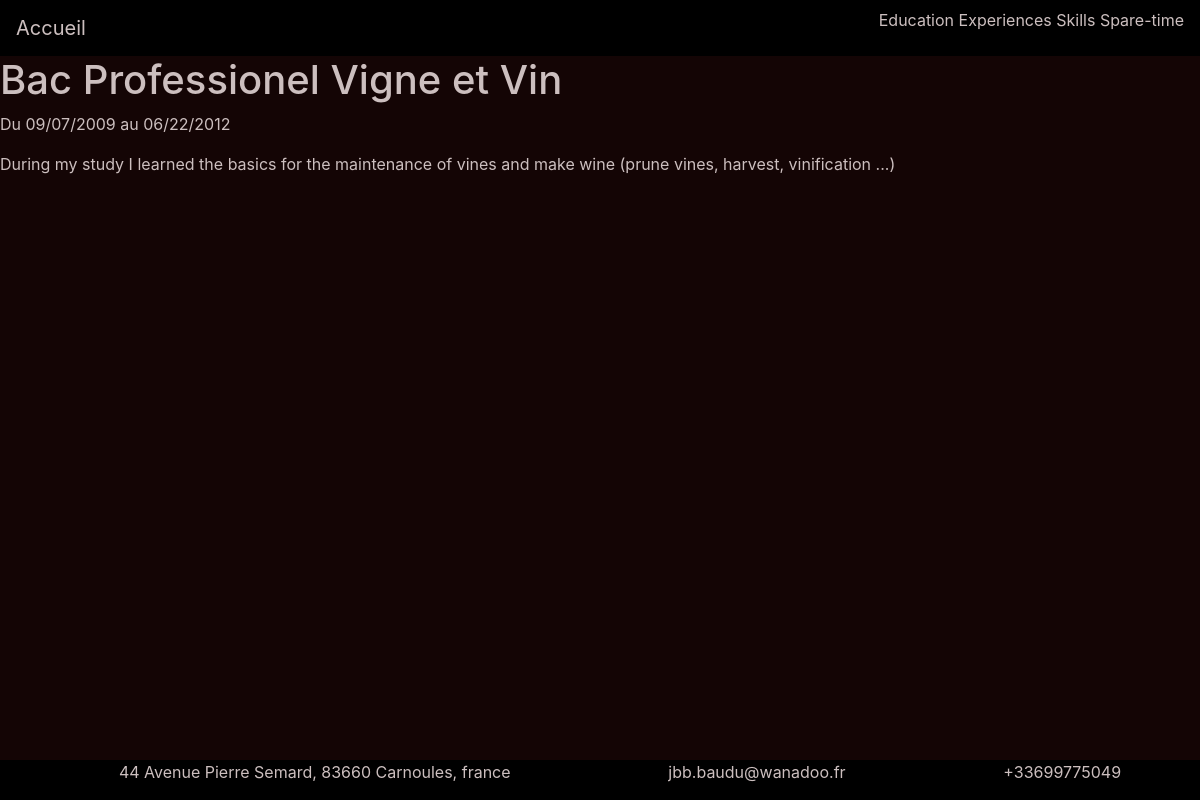
The app's page /education/bac-professionel-vigne-et-vin/ with its own data.
### cv/models.py (models this page shows, shortened)
class Education(models.Model):
    title = models.CharField(max_length=100)
    slug = models.SlugField(max_length=100)
    address = models.TextField(max_length=100)
    short_desc = models.TextField(null=True, blank=True, max_length=100)
    content = models.TextField(null=True, blank=True, max_length=3000)
    start_the = models.DateField(null=True, blank=True, auto_now_add=False, verbose_name="Date de debut")
    end_the = models.DateField(null=True, blank=True, auto_now=False, verbose_name="Date de fin")
    cover = models.ImageField(null=True, blank=True, upload_to="articles")
    category = models.ForeignKey(Category, on_delete=models.CASCADE, null=False)

class User(models.Model):
    name = models.CharField(max_length=50)
    firstName = models.CharField(max_length=50)
    address = models.CharField(max_length=50)
    mail = models.EmailField(max_length=50)
    phone = PhoneNumberField(max_length=20)

### cv/views.py (the view)
# urls.py: url(r'^education/(?P<slug>[-\w]+)/$', EducView.as_view(), name='education-detail'),
class EducView(DetailView):
    model = Education
    def get_context_data(self, **kwargs):
        context = DetailView.get_context_data(self, **kwargs)
        context["users"] = User.objects.all()
        context["categories"] = Category.objects.all()
        return context

### cv/templates/cv/education_detail.html (shortened to what this page needs)
{%extends "cv/base.html"%}
{% load static %}
{%block content%}
<h1>{{education.title}}</h1>
{%if education.start_the != empty%}
<p>Du {{education.start_the | date:"SHORT_DATE_FORMAT"}} au {{education.end_the | date:"SHORT_DATE_FORMAT"}}</p>
<p>{{education.content | safe}}</p>
{%else%}
<p>{{education.content | safe}}</p>
{%endif%}
{%endblock%}

### cv/templates/cv/footer.html (shortened to what this page needs)
{% load static %}
<footer class="fixed-bottom">
    <ul>
        {%for user in users %}
        <li>{{user.address}}</li>
        <li>{{user.mail}}</li>
        <li>{{user.phone}}</li>
        {% endfor %}
    </ul>
</footer>

### cv/static/css/style.css (style rules this page uses)
body { background-color: #140505; color: #ccbfbf; }
body footer { width: 100%; background-color: black; }
body footer ul { display: flex; color: #ccbfbf; justify-content: space-around; }
body footer ul li { display: inline-block; }

### records on screen
Education: title "Bac Professionel Vigne et Vin", start_the "09/07/2009", end_the "06/22/2012", content "During my study I learned the basics for the maintenance of vines and make wine (prune vines, harvest, vinification ...)"
User: address "44 Avenue Pierre Semard, 83660 Carnoules, france", mail "jbb.baudu@wanadoo.fr", phone "+33699775049"
